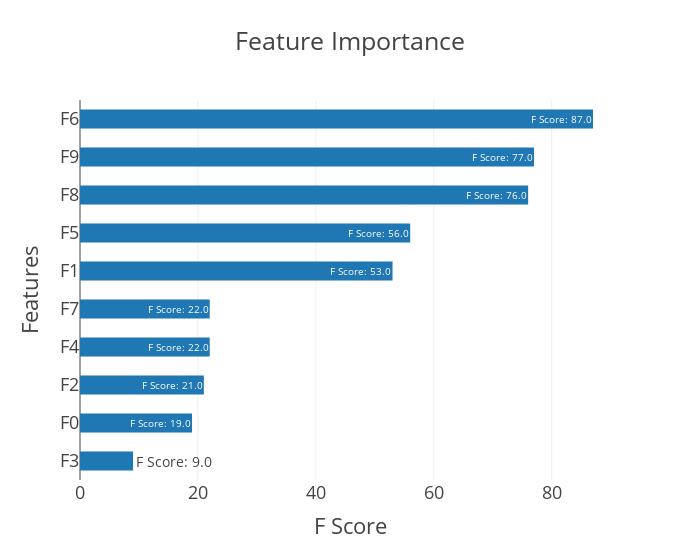
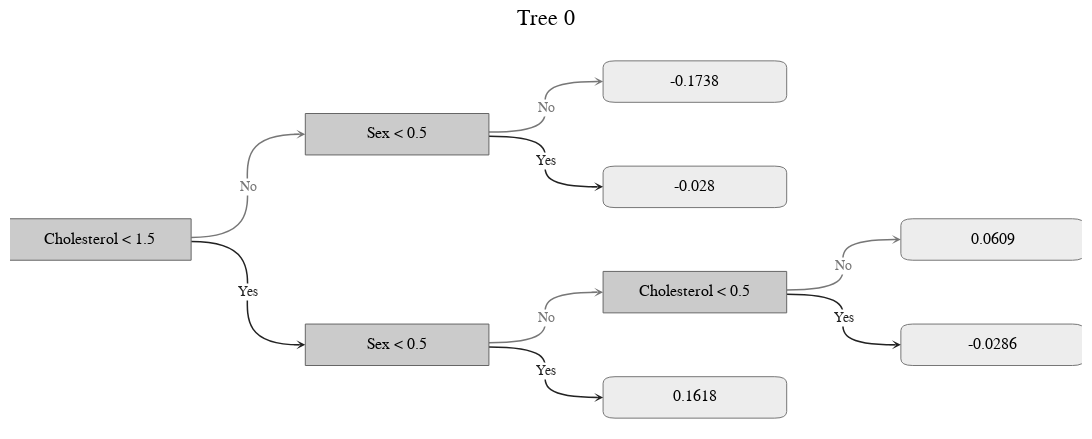
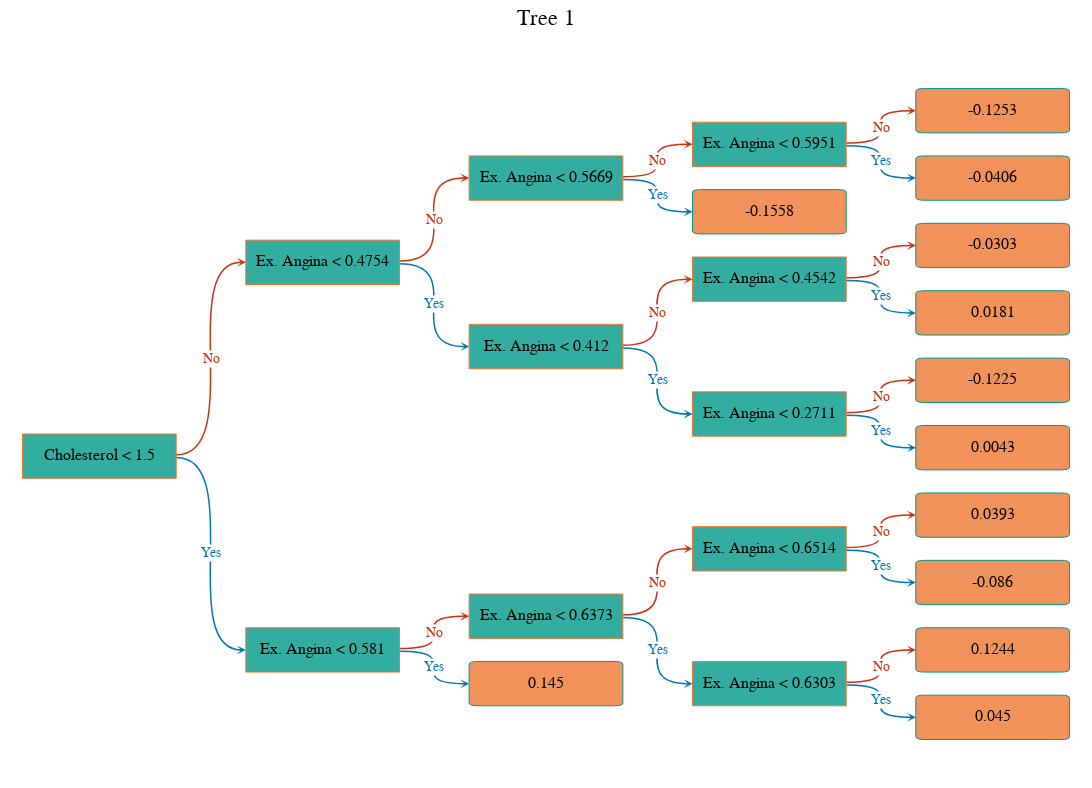
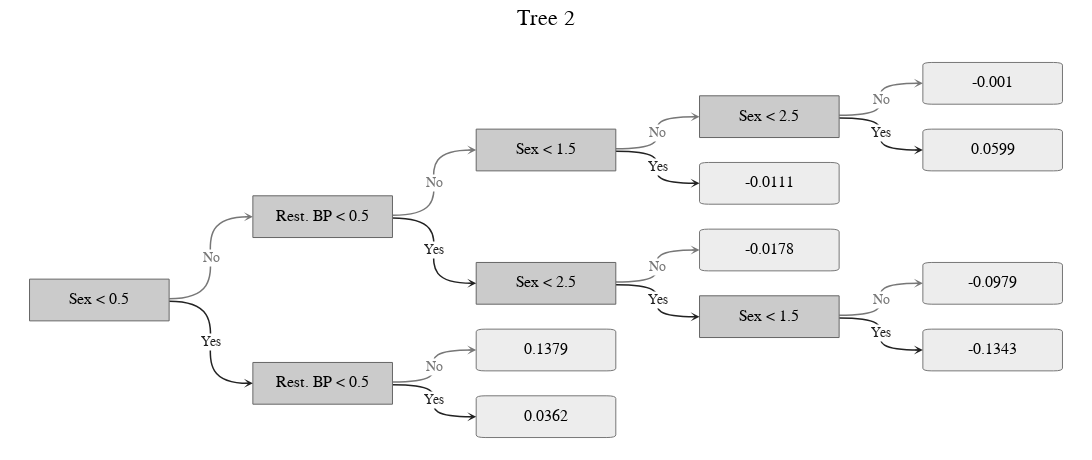

Source (notebook cell) for these figures, in order:
### Markdown cell above
## Plotting the Importance and First Five Trees
And here I demonstrate them on the `xgboost` model above...

### Code cell
classifier = pipeline["classifier"]
trees = [tree for tree in classifier.get_booster()]
# print(pio.templates["presentation"])

# fig, ax = plt.subplots(figsize = (10, 10))
# plot_importance(classifier, ax = ax, height = 0.7, title = "Feature Importance", show_values = False)
# plt.show()

fig = plot_importance(classifier, title = "Feature Importance")
fig.update_layout(template = "presentation")
fig.update_layout(width = 700)
fig.show()

# print("Plotting the first five trees:")
# for tree in range(np.minimum(3, len(trees))):
#     print("Tree: ", tree)
#     fig, ax = plt.subplots(figsize = (25, 25))
#     # https://stackoverflow.com/questions/37340474/xgb-plot-tree-font-size-python
# #     plot_tree(classifier, num_trees = tree, rankdir='LR', ax = ax, yes_color = COLORMAP[0], no_color = COLORMAP[1])
#     xgb_plot_tree(classifier, num_trees = tree, rankdir='LR', ax = ax,
# #         yes_color = COLORMAP[0], no_color = COLORMAP[1],
# #         condition_node_params = {
# #             'shape': 'box',
# #             'style': 'filled,rounded',
# #             'fillcolor': '#78bceb'
# #         },
# #         leaf_node_params = {
# #             'shape': 'box',
# #             'style': 'filled',
# #             'fillcolor': '#e48038'
# #         },
#         # graph_attrs = { "fontsize": SMALL_SIZE}
#     )
#     plt.show()

booster = classifier.get_booster()
print("Plotting the first five trees:")
for tree in range(0, np.minimum(5, len(trees))):
    precision = 4
    scale = 0.75
    title = f"Tree {tree}"
#     width, height = 1200, 800
    features = [LABELS[column] for column in df.drop("HeartDisease", axis = 1).columns]
    edge_labels = { 'Yes/Missing': "Yes" }
    fig = plot_tree(booster, tree, features = features, grayscale = tree % 2 == 0, edge_labels = edge_labels)
    fig.update_layout(
        margin = { 'l': 10, 'r': 10, 't': 50, 'b': 10 },
        title = { 'text': title, 'x': 0.5, 'xanchor': "center" },
    )
    fig.show()

#     fig = plot_tree(booster, tree# , features, # width = None, height = None, #height,
#         # precision = precision, scale = scale, font = font,
#         # node_shape = node_shape, node_line = node_line, # node_font = font,
#         #leaf_shape = leaf_shape, leaf_line = leaf_line, # leaf_font = font,
#         # edge_labels = edge_labels, edge_colors = edge_colors,
#         # edge_line = {}, edge_font = edge_font
#     )
#     fig.update_layout(
#         margin = { 'l': 10, 'r': 10, 't': 50, 'b': 10 },
#         title = { 'text': title, 'x': 0.5, 'xanchor': "center" },
#     )
#     fig.show()
